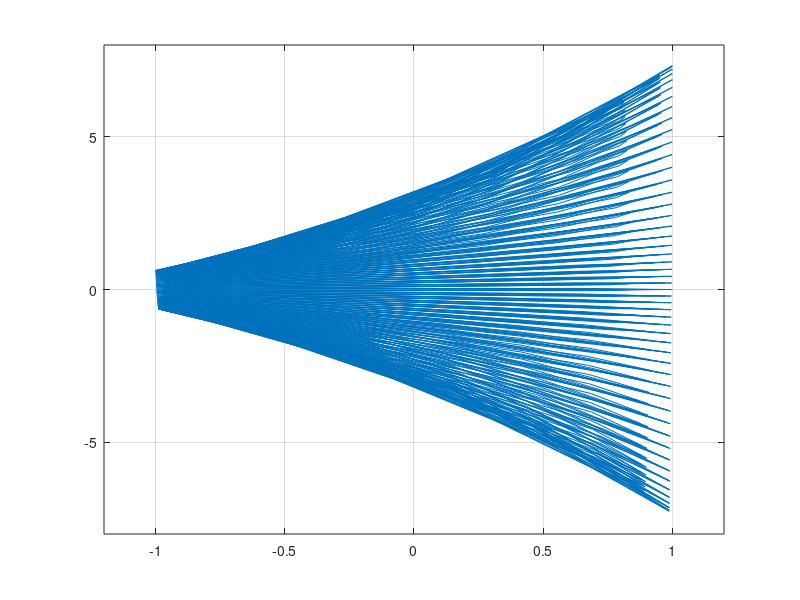

Source code (MATLAB):
% Filename: c3ce1
a = 0.7;
fc = 2;
fm = 200.1;
t= 0:0.001:1;
m = cos(2*pi*fm*t);
c = cos(2*pi*fc*t);
xc = 2*(1+a*m).*c;
xc = xc+0.1*xc.*xc.*xc;
plot(m,xc)
axis([-1.2,1.2,-8,8])
grid
% End of script ﬁle.